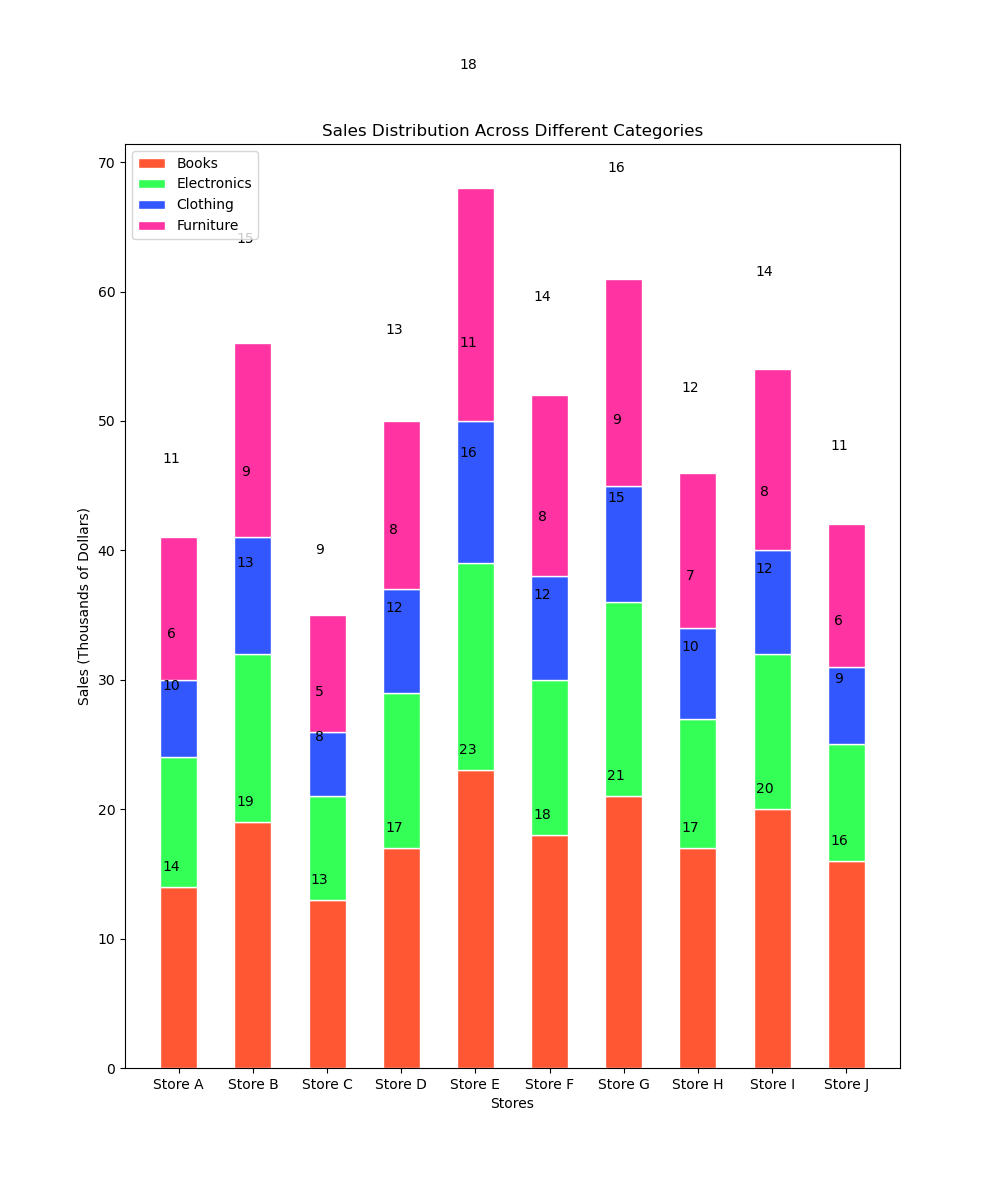

The script that drew this image:

import matplotlib.pyplot as plt

# Sample data for stacked bar chart
stores = ['Store A', 'Store B', 'Store C', 'Store D', 'Store E', 'Store F', 'Store G', 'Store H', 'Store I', 'Store J']
books = [14, 19, 13, 17, 23, 18, 21, 17, 20, 16]
electronics = [10, 13, 8, 12, 16, 12, 15, 10, 12, 9]
clothing = [6, 9, 5, 8, 11, 8, 9, 7, 8, 6]
furniture = [11, 15, 9, 13, 18, 14, 16, 12, 14, 11]

# Stacked bar chart configuration
fig, ax = plt.subplots(figsize=(10, 12))  # Set width and height of the chart
bars1 = ax.bar(stores, books, label='Books', color='#FF5733', edgecolor='white', width=0.5)
bars2 = ax.bar(stores, electronics, label='Electronics', color='#33FF57', edgecolor='white', width=0.5, bottom=books)
bars3 = ax.bar(stores, clothing, label='Clothing', color='#3357FF', edgecolor='white', width=0.5, bottom=[i+j for i, j in zip(books, electronics)])
bars4 = ax.bar(stores, furniture, label='Furniture', color='#FF33A1', edgecolor='white', width=0.5, bottom=[i+j+k for i, j, k in zip(books, electronics, clothing)])

# Labeling and customization
ax.set_xlabel('Stores')
ax.set_ylabel('Sales (Thousands of Dollars)')
ax.set_title('Sales Distribution Across Different Categories')
ax.legend(loc='upper left')

# Adding numerical labels
for bar in bars1:
    yval = bar.get_height()
    plt.text(bar.get_x() + bar.get_width()/2 - 0.1, yval + 1, yval, ha='center', va='bottom')
for bar, yval in zip(bars2, electronics):
    plt.text(bar.get_x() + bar.get_width()/2 - 0.1, bar.get_y() + bar.get_height() + yval/2, yval, ha='center', va='bottom')
for bar, yval in zip(bars3, clothing):
    plt.text(bar.get_x() + bar.get_width()/2 - 0.1, bar.get_y() + bar.get_height() + yval/2, yval, ha='center', va='bottom')
for bar, yval in zip(bars4, furniture):
    plt.text(bar.get_x() + bar.get_width()/2 - 0.1, bar.get_y() + bar.get_height() + yval/2, yval, ha='center', va='bottom')

# Display the chart
plt.show()
